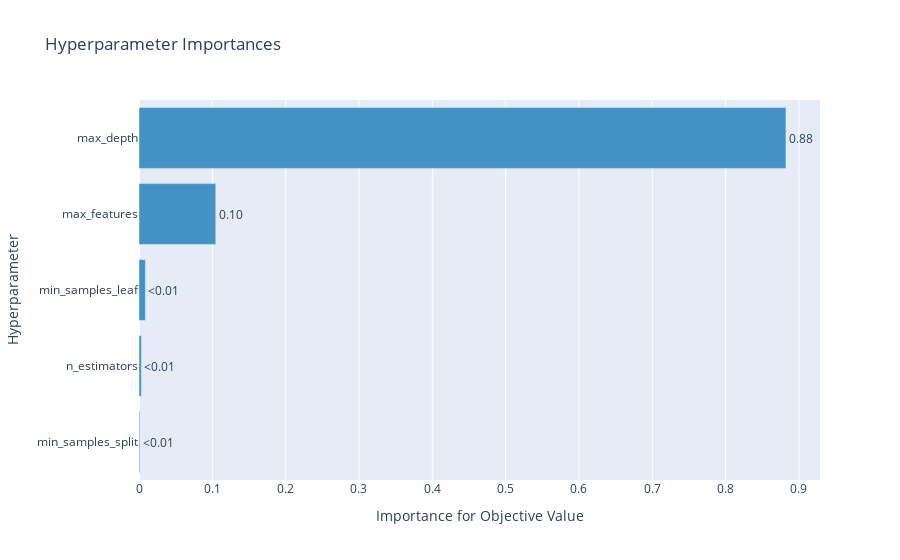

Here is the notebook cell this chart was saved with:
### Code cell
visualize_hyper_params_importance(rf_study)

### Figure 1 — Plotly figure (JSON) as saved in the notebook; plotly's stock layout.template omitted (floating-point values rounded to 4 significant figures)
{"data": [{"cliponaxis": false, "hovertemplate": ["min_samples_split (IntDistribution): 0.0010848089423424372<extra></extra>", "n_estimators (IntDistribution): 0.003212690147284607<extra></extra>", "min_samples_leaf (IntDistribution): 0.008754664612635502<extra></extra>", "max_features (CategoricalDistribution): 0.10468758799014662<extra></extra>", "max_depth (IntDistribution): 0.8822602483075909<extra></extra>"], "marker": {"color": "rgb(66,146,198)"}, "orientation": "h", "text": ["<0.01", "<0.01", "<0.01", "0.10", "0.88"], "textposition": "outside", "type": "bar", "x": [0.001085, 0.003213, 0.008755, 0.1047, 0.8823], "y": ["min_samples_split", "n_estimators", "min_samples_leaf", "max_features", "max_depth"]}], "layout": {"autosize": true, "showlegend": false, "title": {"text": "Hyperparameter Importances"}, "xaxis": {"autorange": true, "range": [0, 0.9287], "title": {"text": "Importance for Objective Value"}, "type": "linear"}, "yaxis": {"autorange": true, "range": [-0.5, 4.5], "title": {"text": "Hyperparameter"}, "type": "category"}}}
